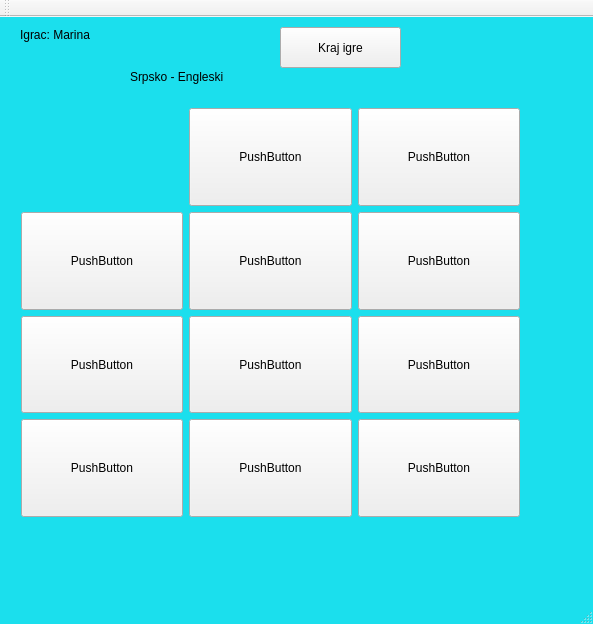
<?xml version="1.0" encoding="UTF-8"?>
<ui version="4.0">
 <class>igra</class>
 <widget class="QMainWindow" name="igra">
  <property name="geometry">
   <rect>
    <x>0</x>
    <y>0</y>
    <width>593</width>
    <height>624</height>
   </rect>
  </property>
  <property name="palette">
   <palette>
    <active>
     <colorrole role="WindowText">
      <brush brushstyle="SolidPattern">
       <color alpha="255">
        <red>0</red>
        <green>0</green>
        <blue>0</blue>
       </color>
      </brush>
     </colorrole>
     <colorrole role="Button">
      <brush brushstyle="SolidPattern">
       <color alpha="255">
        <red>27</red>
        <green>223</green>
        <blue>237</blue>
       </color>
      </brush>
     </colorrole>
     <colorrole role="Light">
      <brush brushstyle="SolidPattern">
       <color alpha="255">
        <red>130</red>
        <green>247</green>
        <blue>255</blue>
       </color>
      </brush>
     </colorrole>
     <colorrole role="Midlight">
      <brush brushstyle="SolidPattern">
       <color alpha="255">
        <red>78</red>
        <green>235</green>
        <blue>246</blue>
       </color>
      </brush>
     </colorrole>
     <colorrole role="Dark">
      <brush brushstyle="SolidPattern">
       <color alpha="255">
        <red>13</red>
        <green>111</green>
        <blue>118</blue>
       </color>
      </brush>
     </colorrole>
     <colorrole role="Mid">
      <brush brushstyle="SolidPattern">
       <color alpha="255">
        <red>18</red>
        <green>149</green>
        <blue>158</blue>
       </color>
      </brush>
     </colorrole>
     <colorrole role="Text">
      <brush brushstyle="SolidPattern">
       <color alpha="255">
        <red>0</red>
        <green>0</green>
        <blue>0</blue>
       </color>
      </brush>
     </colorrole>
     <colorrole role="BrightText">
      <brush brushstyle="SolidPattern">
       <color alpha="255">
        <red>255</red>
        <green>255</green>
        <blue>255</blue>
       </color>
      </brush>
     </colorrole>
     <colorrole role="ButtonText">
      <brush brushstyle="SolidPattern">
       <color alpha="255">
        <red>0</red>
        <green>0</green>
        <blue>0</blue>
       </color>
      </brush>
     </colorrole>
     <colorrole role="Base">
      <brush brushstyle="SolidPattern">
       <color alpha="255">
        <red>255</red>
        <green>255</green>
        <blue>255</blue>
       </color>
      </brush>
     </colorrole>
     <colorrole role="Window">
      <brush brushstyle="SolidPattern">
       <color alpha="255">
        <red>27</red>
        <green>223</green>
        <blue>237</blue>
       </color>
      </brush>
     </colorrole>
     <colorrole role="Shadow">
      <brush brushstyle="SolidPattern">
       <color alpha="255">
        <red>0</red>
        <green>0</green>
        <blue>0</blue>
       </color>
      </brush>
     </colorrole>
     <colorrole role="AlternateBase">
      <brush brushstyle="SolidPattern">
       <color alpha="255">
        <red>141</red>
        <green>239</green>
        <blue>246</blue>
       </color>
      </brush>
     </colorrole>
     <colorrole role="ToolTipBase">
      <brush brushstyle="SolidPattern">
       <color alpha="255">
        <red>255</red>
        <green>255</green>
        <blue>220</blue>
       </color>
      </brush>
     </colorrole>
     <colorrole role="ToolTipText">
      <brush brushstyle="SolidPattern">
       <color alpha="255">
        <red>0</red>
        <green>0</green>
        <blue>0</blue>
       </color>
      </brush>
     </colorrole>
    </active>
    <inactive>
     <colorrole role="WindowText">
      <brush brushstyle="SolidPattern">
       <color alpha="255">
        <red>0</red>
        <green>0</green>
        <blue>0</blue>
       </color>
      </brush>
     </colorrole>
     <colorrole role="Button">
      <brush brushstyle="SolidPattern">
       <color alpha="255">
        <red>27</red>
        <green>223</green>
        <blue>237</blue>
       </color>
      </brush>
     </colorrole>
     <colorrole role="Light">
      <brush brushstyle="SolidPattern">
       <color alpha="255">
        <red>130</red>
        <green>247</green>
        <blue>255</blue>
       </color>
      </brush>
     </colorrole>
     <colorrole role="Midlight">
      <brush brushstyle="SolidPattern">
       <color alpha="255">
        <red>78</red>
        <green>235</green>
        <blue>246</blue>
       </color>
      </brush>
     </colorrole>
     <colorrole role="Dark">
      <brush brushstyle="SolidPattern">
       <color alpha="255">
        <red>13</red>
        <green>111</green>
        <blue>118</blue>
       </color>
      </brush>
     </colorrole>
     <colorrole role="Mid">
      <brush brushstyle="SolidPattern">
       <color alpha="255">
        <red>18</red>
        <green>149</green>
        <blue>158</blue>
       </color>
      </brush>
     </colorrole>
     <colorrole role="Text">
      <brush brushstyle="SolidPattern">
       <color alpha="255">
        <red>0</red>
        <green>0</green>
        <blue>0</blue>
       </color>
      </brush>
     </colorrole>
     <colorrole role="BrightText">
      <brush brushstyle="SolidPattern">
       <color alpha="255">
        <red>255</red>
        <green>255</green>
        <blue>255</blue>
       </color>
      </brush>
     </colorrole>
     <colorrole role="ButtonText">
      <brush brushstyle="SolidPattern">
       <color alpha="255">
        <red>0</red>
        <green>0</green>
        <blue>0</blue>
       </color>
      </brush>
     </colorrole>
     <colorrole role="Base">
      <brush brushstyle="SolidPattern">
       <color alpha="255">
        <red>255</red>
        <green>255</green>
        <blue>255</blue>
       </color>
      </brush>
     </colorrole>
     <colorrole role="Window">
      <brush brushstyle="SolidPattern">
       <color alpha="255">
        <red>27</red>
        <green>223</green>
        <blue>237</blue>
       </color>
      </brush>
     </colorrole>
     <colorrole role="Shadow">
      <brush brushstyle="SolidPattern">
       <color alpha="255">
        <red>0</red>
        <green>0</green>
        <blue>0</blue>
       </color>
      </brush>
     </colorrole>
     <colorrole role="AlternateBase">
      <brush brushstyle="SolidPattern">
       <color alpha="255">
        <red>141</red>
        <green>239</green>
        <blue>246</blue>
       </color>
      </brush>
     </colorrole>
     <colorrole role="ToolTipBase">
      <brush brushstyle="SolidPattern">
       <color alpha="255">
        <red>255</red>
        <green>255</green>
        <blue>220</blue>
       </color>
      </brush>
     </colorrole>
     <colorrole role="ToolTipText">
      <brush brushstyle="SolidPattern">
       <color alpha="255">
        <red>0</red>
        <green>0</green>
        <blue>0</blue>
       </color>
      </brush>
     </colorrole>
    </inactive>
    <disabled>
     <colorrole role="WindowText">
      <brush brushstyle="SolidPattern">
       <color alpha="255">
        <red>13</red>
        <green>111</green>
        <blue>118</blue>
       </color>
      </brush>
     </colorrole>
     <colorrole role="Button">
      <brush brushstyle="SolidPattern">
       <color alpha="255">
        <red>27</red>
        <green>223</green>
        <blue>237</blue>
       </color>
      </brush>
     </colorrole>
     <colorrole role="Light">
      <brush brushstyle="SolidPattern">
       <color alpha="255">
        <red>130</red>
        <green>247</green>
        <blue>255</blue>
       </color>
      </brush>
     </colorrole>
     <colorrole role="Midlight">
      <brush brushstyle="SolidPattern">
       <color alpha="255">
        <red>78</red>
        <green>235</green>
        <blue>246</blue>
       </color>
      </brush>
     </colorrole>
     <colorrole role="Dark">
      <brush brushstyle="SolidPattern">
       <color alpha="255">
        <red>13</red>
        <green>111</green>
        <blue>118</blue>
       </color>
      </brush>
     </colorrole>
     <colorrole role="Mid">
      <brush brushstyle="SolidPattern">
       <color alpha="255">
        <red>18</red>
        <green>149</green>
        <blue>158</blue>
       </color>
      </brush>
     </colorrole>
     <colorrole role="Text">
      <brush brushstyle="SolidPattern">
       <color alpha="255">
        <red>13</red>
        <green>111</green>
        <blue>118</blue>
       </color>
      </brush>
     </colorrole>
     <colorrole role="BrightText">
      <brush brushstyle="SolidPattern">
       <color alpha="255">
        <red>255</red>
        <green>255</green>
        <blue>255</blue>
       </color>
      </brush>
     </colorrole>
     <colorrole role="ButtonText">
      <brush brushstyle="SolidPattern">
       <color alpha="255">
        <red>13</red>
        <green>111</green>
        <blue>118</blue>
       </color>
      </brush>
     </colorrole>
     <colorrole role="Base">
      <brush brushstyle="SolidPattern">
       <color alpha="255">
        <red>27</red>
        <green>223</green>
        <blue>237</blue>
       </color>
      </brush>
     </colorrole>
     <colorrole role="Window">
      <brush brushstyle="SolidPattern">
       <color alpha="255">
        <red>27</red>
        <green>223</green>
        <blue>237</blue>
       </color>
      </brush>
     </colorrole>
     <colorrole role="Shadow">
      <brush brushstyle="SolidPattern">
       <color alpha="255">
        <red>0</red>
        <green>0</green>
        <blue>0</blue>
       </color>
      </brush>
     </colorrole>
     <colorrole role="AlternateBase">
      <brush brushstyle="SolidPattern">
       <color alpha="255">
        <red>27</red>
        <green>223</green>
        <blue>237</blue>
       </color>
      </brush>
     </colorrole>
     <colorrole role="ToolTipBase">
      <brush brushstyle="SolidPattern">
       <color alpha="255">
        <red>255</red>
        <green>255</green>
        <blue>220</blue>
       </color>
      </brush>
     </colorrole>
     <colorrole role="ToolTipText">
      <brush brushstyle="SolidPattern">
       <color alpha="255">
        <red>0</red>
        <green>0</green>
        <blue>0</blue>
       </color>
      </brush>
     </colorrole>
    </disabled>
   </palette>
  </property>
  <property name="windowTitle">
   <string>MainWindow</string>
  </property>
  <property name="autoFillBackground">
   <bool>true</bool>
  </property>
  <property name="styleSheet">
   <string notr="true">.kartice {
background-color: transparent;
border-image: url(:slika.jpg);
background: none;
border: none;
background-repeat: none;
}
.kartice:pressed
{
border-image: none;
background-color: blue;
}</string>
  </property>
  <widget class="QWidget" name="centralWidget">
   <widget class="QWidget" name="gridLayoutWidget">
    <property name="geometry">
     <rect>
      <x>10</x>
      <y>80</y>
      <width>521</width>
      <height>431</height>
     </rect>
    </property>
    <layout class="QGridLayout" name="gridLayout">
     <item row="0" column="0">
      <widget class="QPushButton" name="upLeft">
       <property name="sizePolicy">
        <sizepolicy hsizetype="MinimumExpanding" vsizetype="MinimumExpanding">
         <horstretch>0</horstretch>
         <verstretch>0</verstretch>
        </sizepolicy>
       </property>
       <property name="autoFillBackground">
        <bool>false</bool>
       </property>
       <property name="styleSheet">
        <string notr="true">#upLeft {
background-color: transparent;
border-image: url(:slika.jpg);
background: none;
border: none;
background-repeat: none;
}
#upLeft:clicked
{
border-image: none;
background-color: blue;
}</string>
       </property>
       <property name="text">
        <string/>
       </property>
       <property name="autoDefault">
        <bool>false</bool>
       </property>
       <property name="default">
        <bool>false</bool>
       </property>
       <property name="flat">
        <bool>false</bool>
       </property>
      </widget>
     </item>
     <item row="3" column="0">
      <widget class="QPushButton" name="pushButton_5">
       <property name="sizePolicy">
        <sizepolicy hsizetype="MinimumExpanding" vsizetype="MinimumExpanding">
         <horstretch>0</horstretch>
         <verstretch>0</verstretch>
        </sizepolicy>
       </property>
       <property name="text">
        <string>PushButton</string>
       </property>
      </widget>
     </item>
     <item row="2" column="0">
      <widget class="QPushButton" name="pushButton_4">
       <property name="sizePolicy">
        <sizepolicy hsizetype="MinimumExpanding" vsizetype="MinimumExpanding">
         <horstretch>0</horstretch>
         <verstretch>0</verstretch>
        </sizepolicy>
       </property>
       <property name="text">
        <string>PushButton</string>
       </property>
      </widget>
     </item>
     <item row="1" column="0">
      <widget class="QPushButton" name="pushButton_3">
       <property name="sizePolicy">
        <sizepolicy hsizetype="MinimumExpanding" vsizetype="MinimumExpanding">
         <horstretch>0</horstretch>
         <verstretch>0</verstretch>
        </sizepolicy>
       </property>
       <property name="text">
        <string>PushButton</string>
       </property>
      </widget>
     </item>
     <item row="0" column="1">
      <widget class="QPushButton" name="upLeft_2">
       <property name="sizePolicy">
        <sizepolicy hsizetype="MinimumExpanding" vsizetype="MinimumExpanding">
         <horstretch>0</horstretch>
         <verstretch>0</verstretch>
        </sizepolicy>
       </property>
       <property name="styleSheet">
        <string notr="true">kartice {
background-color: transparent;
border-image: url(:slika.jpg);
background: none;
border: none;
background-repeat: none;
}
kartice:pressed
{
border-image: none;
background-color: blue;
}</string>
       </property>
       <property name="text">
        <string>PushButton</string>
       </property>
       <attribute name="buttonGroup">
        <string notr="true">buttonGroup</string>
       </attribute>
      </widget>
     </item>
     <item row="0" column="2">
      <widget class="QPushButton" name="pushButton_7">
       <property name="sizePolicy">
        <sizepolicy hsizetype="MinimumExpanding" vsizetype="MinimumExpanding">
         <horstretch>0</horstretch>
         <verstretch>0</verstretch>
        </sizepolicy>
       </property>
       <property name="text">
        <string>PushButton</string>
       </property>
       <attribute name="buttonGroup">
        <string notr="true">buttonGroup</string>
       </attribute>
      </widget>
     </item>
     <item row="1" column="1">
      <widget class="QPushButton" name="pushButton_8">
       <property name="sizePolicy">
        <sizepolicy hsizetype="MinimumExpanding" vsizetype="MinimumExpanding">
         <horstretch>0</horstretch>
         <verstretch>0</verstretch>
        </sizepolicy>
       </property>
       <property name="text">
        <string>PushButton</string>
       </property>
       <attribute name="buttonGroup">
        <string notr="true">buttonGroup</string>
       </attribute>
      </widget>
     </item>
     <item row="1" column="2">
      <widget class="QPushButton" name="pushButton_9">
       <property name="sizePolicy">
        <sizepolicy hsizetype="MinimumExpanding" vsizetype="MinimumExpanding">
         <horstretch>0</horstretch>
         <verstretch>0</verstretch>
        </sizepolicy>
       </property>
       <property name="text">
        <string>PushButton</string>
       </property>
       <attribute name="buttonGroup">
        <string notr="true">buttonGroup</string>
       </attribute>
      </widget>
     </item>
     <item row="2" column="1">
      <widget class="QPushButton" name="pushButton_10">
       <property name="sizePolicy">
        <sizepolicy hsizetype="MinimumExpanding" vsizetype="MinimumExpanding">
         <horstretch>0</horstretch>
         <verstretch>0</verstretch>
        </sizepolicy>
       </property>
       <property name="text">
        <string>PushButton</string>
       </property>
       <attribute name="buttonGroup">
        <string notr="true">buttonGroup</string>
       </attribute>
      </widget>
     </item>
     <item row="2" column="2">
      <widget class="QPushButton" name="pushButton_11">
       <property name="sizePolicy">
        <sizepolicy hsizetype="MinimumExpanding" vsizetype="MinimumExpanding">
         <horstretch>0</horstretch>
         <verstretch>0</verstretch>
        </sizepolicy>
       </property>
       <property name="text">
        <string>PushButton</string>
       </property>
       <attribute name="buttonGroup">
        <string notr="true">buttonGroup</string>
       </attribute>
      </widget>
     </item>
     <item row="3" column="1">
      <widget class="QPushButton" name="pushButton_12">
       <property name="sizePolicy">
        <sizepolicy hsizetype="MinimumExpanding" vsizetype="MinimumExpanding">
         <horstretch>0</horstretch>
         <verstretch>0</verstretch>
        </sizepolicy>
       </property>
       <property name="text">
        <string>PushButton</string>
       </property>
      </widget>
     </item>
     <item row="3" column="2">
      <widget class="QPushButton" name="pushButton_13">
       <property name="sizePolicy">
        <sizepolicy hsizetype="MinimumExpanding" vsizetype="MinimumExpanding">
         <horstretch>0</horstretch>
         <verstretch>0</verstretch>
        </sizepolicy>
       </property>
       <property name="text">
        <string>PushButton</string>
       </property>
      </widget>
     </item>
    </layout>
   </widget>
   <widget class="QPushButton" name="pushButton">
    <property name="geometry">
     <rect>
      <x>280</x>
      <y>10</y>
      <width>121</width>
      <height>41</height>
     </rect>
    </property>
    <property name="text">
     <string>Kraj igre</string>
    </property>
   </widget>
   <widget class="QLabel" name="label">
    <property name="geometry">
     <rect>
      <x>130</x>
      <y>50</y>
      <width>121</width>
      <height>20</height>
     </rect>
    </property>
    <property name="text">
     <string>Srpsko - Engleski</string>
    </property>
   </widget>
   <widget class="QLabel" name="label_2">
    <property name="geometry">
     <rect>
      <x>20</x>
      <y>10</y>
      <width>91</width>
      <height>16</height>
     </rect>
    </property>
    <property name="text">
     <string>Igrac: Marina</string>
    </property>
   </widget>
   <zorder>gridLayoutWidget</zorder>
   <zorder>pushButton</zorder>
   <zorder>label</zorder>
   <zorder>label_2</zorder>
   <zorder>frame</zorder>
  </widget>
  <widget class="QMenuBar" name="menuBar">
   <property name="geometry">
    <rect>
     <x>0</x>
     <y>0</y>
     <width>593</width>
     <height>22</height>
    </rect>
   </property>
  </widget>
  <widget class="QToolBar" name="mainToolBar">
   <attribute name="toolBarArea">
    <enum>TopToolBarArea</enum>
   </attribute>
   <attribute name="toolBarBreak">
    <bool>false</bool>
   </attribute>
  </widget>
  <widget class="QStatusBar" name="statusBar"/>
 </widget>
 <layoutdefault spacing="6" margin="11"/>
 <resources/>
 <connections/>
 <buttongroups>
  <buttongroup name="buttonGroup">
   <property name="exclusive">
    <bool>false</bool>
   </property>
  </buttongroup>
 </buttongroups>
</ui>
